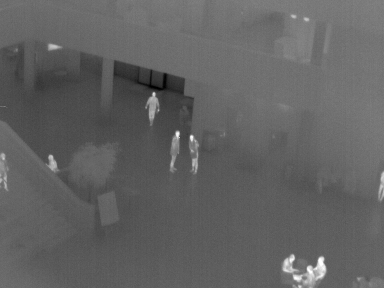
#> input picture mortenilna.png, 384 x 288 px, found by its file name
$ python Watersged.py
#> lines starting #> are read from the running program, lines starting #| are printed output that depends on the picture; after the words box and inside, x2 and y2 are one past the last pixel; in counts of white or black regions, pixels touching at a corner belong together
import numpy as np
import cv2 as cv
from matplotlib import pyplot as plt

img = cv.imread('mortenilna.png')
#> img is the input picture: shape (288, 384, 3); min 0, max 255, mean 97.9

cv.imshow("Original", img)

gray = cv.cvtColor(img, cv.COLOR_BGR2GRAY)

# Binary_inv sets the minimum and max value. The OTSU is an algorithm to choose the best threshold.
ret, thresh = cv.threshold(gray, 0, 255, cv.THRESH_BINARY_INV + cv.THRESH_TRIANGLE)
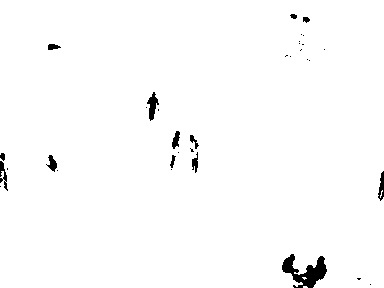
#> thresh: shape (288, 384); 98.5% white; 34 black regions (21 under 20 px), largest, box (x1, y1, x2, y2) and area: (282, 254, 327, 288) 726, (147, 92, 159, 121) 171, (0, 161, 8, 191) 107
#> ret = 132

cv.imshow("Black and white", thresh)

# Remove noise
kernel = np.ones((3, 3),np.uint8)
# Erosion of the image.
opening = cv.morphologyEx(thresh, cv.MORPH_OPEN, kernel, iterations=2)
#> opening: shape (288, 384); 98.3% white; 23 black regions (12 under 20 px), largest, box (x1, y1, x2, y2) and area: (282, 254, 327, 288) 800, (146, 92, 159, 121) 208, (0, 153, 8, 191) 204

# sure background area
# Dilation of the image
sure_bg = cv.dilate(opening, kernel, iterations=3)
#> sure_bg: shape (288, 384); 99.6% white; 6 black regions (1 under 20 px), largest, box (x1, y1, x2, y2) and area: (298, 261, 323, 288) 276, (0, 156, 4, 184) 60, (286, 261, 290, 270) 27, (151, 101, 156, 108) 24, (382, 181, 384, 197) 22

# Finding sure foreground are
# distanceTransform makes the background black, but apparently white in my case.
dist_transform = cv.distanceTransform(opening, cv.DIST_L2, 5)
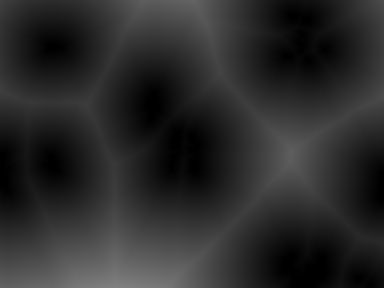
#> dist_transform: shape (288, 384) float32; min 0, max 128.8, mean 43.1
ret, sure_fg = cv.threshold(dist_transform, 0.7*dist_transform.max(), 255, 0)
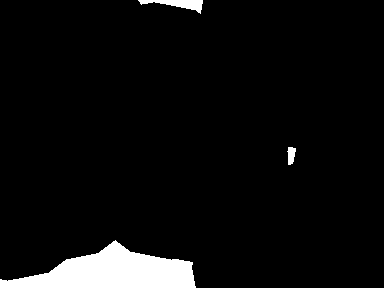
#> sure_fg: shape (288, 384) float32; 5.2% white; 3 white regions, box (x1, y1, x2, y2) and area: (0, 240, 196, 288) 5222, (138, 0, 203, 14) 396, (287, 147, 296, 165) 116
#> ret = 90.17

# Finding unknown region
sure_fg = np.uint8(sure_fg)
# Calculates the per-element difference between two arrays or array and a scalar.
unknown = cv.subtract(sure_bg, sure_fg)
#> unknown: shape (288, 384); 94.4% white; 9 black regions (1 under 20 px), largest, box (x1, y1, x2, y2) and area: (0, 240, 196, 288) 5222, (138, 0, 203, 14) 396, (298, 261, 323, 288) 276

cv.imshow("distant transform", dist_transform)

# Marker labelling
# Computes the connected components labeled image.
ret, markers = cv.connectedComponents(sure_fg)
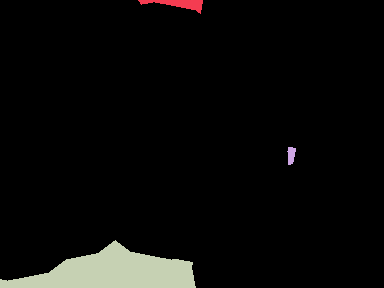
#> markers: shape (288, 384) int32; 4 distinct labels, from 0 to 3; one colour per label, 0 black
#> ret = 4

# Add one to all labels so that sure background is not 0, but 1
markers = markers + 1
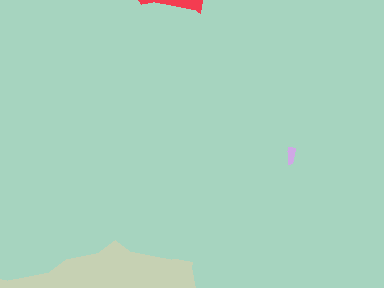
#> markers: shape (288, 384) int32; 4 distinct labels, from 1 to 4; one colour per label, 0 black

# Now mark the region of unknown with zero
markers[unknown == 255] = 0
#> markers: shape (288, 384) int32; 5 distinct labels, from 0 to 4

# marker-based watershed algorithm, where the foreground objects are marked as peaks,
# and the rest are background or non-objects.
markers = cv.watershed(img, markers)
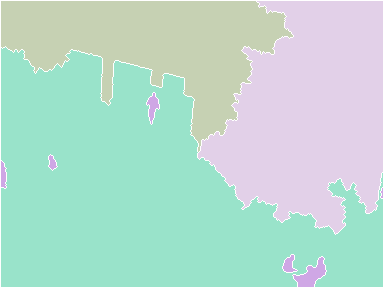
#> markers: shape (288, 384) int32; 5 distinct labels, from -1 to 4; one colour per label, 0 black, -1 white
img[markers == -1] = [255, 0, 0]
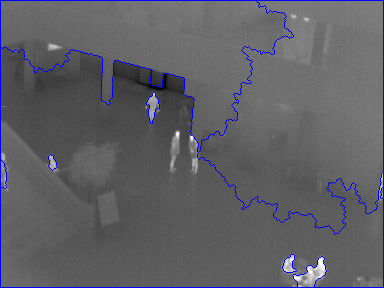
#> img: shape (288, 384, 3); 2.47% of pixels changed, all inside (x1, y1, x2, y2) = (0, 0, 384, 288)

cv.imshow("Result", img)
cv.waitKey(0)
cv.destroyAllWindows()

$ run again, with img1.png copied over mortenilna.png
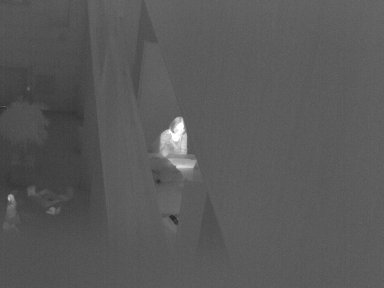
#> input picture img1.png, 384 x 288 px, found by its file name
#> img is the input picture: shape (288, 384, 3); min 41, max 255, mean 88.7
#> `ret, thresh = cv.threshold(gray, 0, 255, cv.THRESH_BINARY_INV + cv.THR..`:
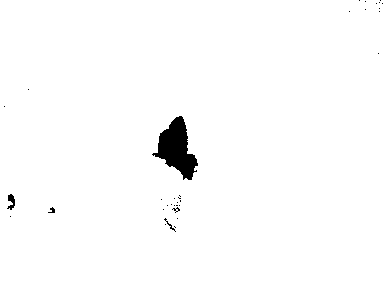
#> thresh: shape (288, 384); 98.5% white; 34 black regions (30 under 20 px), largest, box (x1, y1, x2, y2) and area: (152, 116, 198, 180) 1466, (7, 194, 15, 210) 73, (164, 218, 176, 232) 28, (48, 207, 55, 213) 23
#> `ret, thresh = cv.threshold(gray, 0, 255, cv.THRESH_BINARY_INV + cv.THR..`: ret = 104
#> opening: shape (288, 384); 98.4% white; 20 black regions (15 under 20 px), largest, box (x1, y1, x2, y2) and area: (152, 116, 198, 180) 1499, (167, 195, 181, 213) 90, (7, 194, 15, 210) 83, (164, 218, 176, 232) 49, (48, 207, 55, 213) 27
#> sure_bg: shape (288, 384); 99.2% white; 1 black region, box (x1, y1, x2, y2) and area: (161, 120, 194, 177) 898
#> `ret, sure_fg = cv.threshold(dist_transform, 0.7*dist_transform.max(), ..`: ret = 152.7
#> unknown: shape (288, 384); 95.1% white; 2 black regions, box (x1, y1, x2, y2) and area: (317, 200, 384, 288) 4535, (161, 120, 194, 177) 898
#> `ret, markers = cv.connectedComponents(sure_fg)`: ret = 2
#> `img[markers == -1] = [255, 0, 0]`:
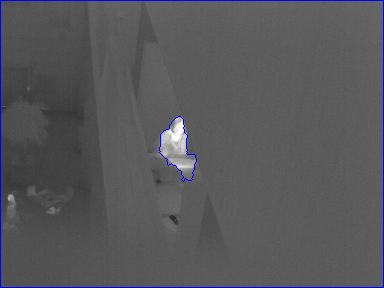
#> img: shape (288, 384, 3); 1.36% of pixels changed, all inside (x1, y1, x2, y2) = (0, 0, 384, 288)
